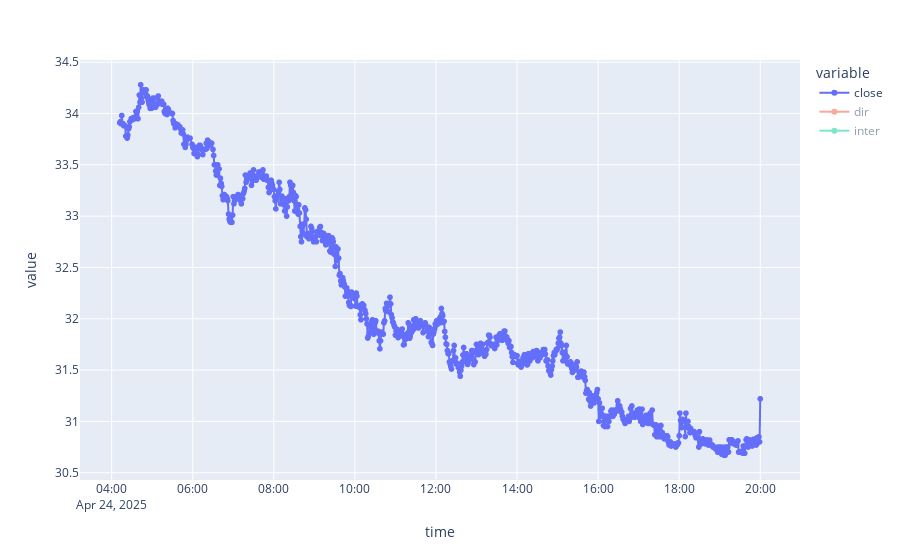

Notebook cell for this chart:
### Code cell
import plotly.express as px

fig = px.scatter(df4)
fig.update_traces(mode="lines+markers")
fig.show()

### Figure 1 — Plotly figure (JSON) as saved in the notebook; plotly's stock layout.template omitted (floating-point values rounded to 4 significant figures; data arrays with more than 128 entries replaced by an {"elided": "..."} marker saying what was removed)
{"data": [{"hovertemplate": "variable=close<br>time=%{x}<br>value=%{y}<extra></extra>", "legendgroup": "close", "marker": {"color": "#636efa", "symbol": "circle"}, "mode": "lines+markers", "name": "close", "showlegend": true, "type": "scattergl", "visible": true, "x": {"elided": "900 str values"}, "xaxis": "x", "y": {"elided": "900 float values"}, "yaxis": "y"}, {"hovertemplate": "variable=dir<br>time=%{x}<br>value=%{y}<extra></extra>", "legendgroup": "dir", "marker": {"color": "#EF553B", "symbol": "circle"}, "mode": "lines+markers", "name": "dir", "showlegend": true, "type": "scattergl", "visible": "legendonly", "x": {"elided": "900 str values"}, "xaxis": "x", "y": {"elided": "900 float values"}, "yaxis": "y"}, {"hovertemplate": "variable=inter<br>time=%{x}<br>value=%{y}<extra></extra>", "legendgroup": "inter", "marker": {"color": "#00cc96", "symbol": "circle"}, "mode": "lines+markers", "name": "inter", "showlegend": true, "type": "scattergl", "visible": "legendonly", "x": {"elided": "900 str values"}, "xaxis": "x", "y": {"elided": "900 int values"}, "yaxis": "y"}], "layout": {"autosize": true, "legend": {"title": {"text": "variable"}, "tracegroupgap": 0}, "margin": {"t": 60}, "xaxis": {"anchor": "y", "autorange": true, "domain": [0, 1], "range": ["2025-04-24 03:14:30.1981", "2025-04-24 20:57:29.8019"], "title": {"text": "time"}, "type": "date"}, "yaxis": {"anchor": "x", "autorange": true, "domain": [0, 1], "range": [30.39, 34.56], "title": {"text": "value"}, "type": "linear"}}}
